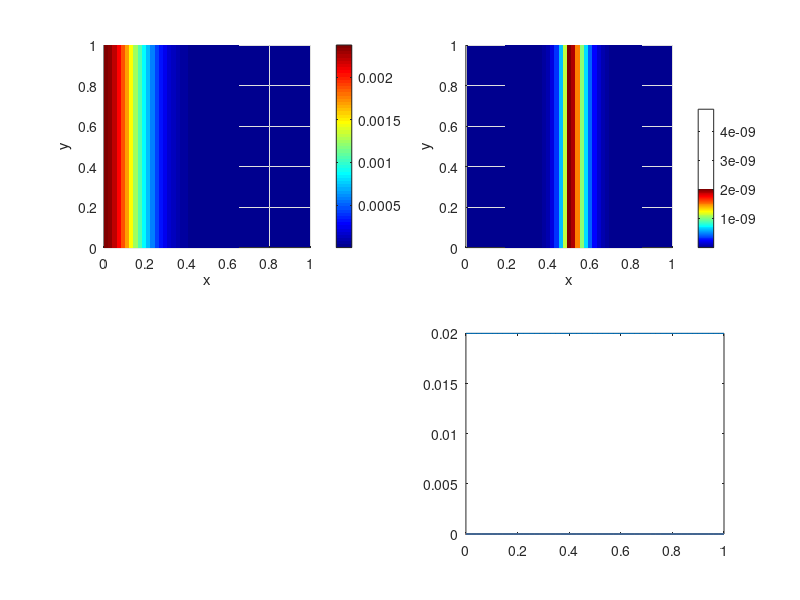

Write the MATLAB code that produced this figure. (Note: this script raises an error after producing the figure.)
% 2D Spatial Phenotypic Advection Diffusion Equation Solver (Matlab)

% 1. Define Parameters
Dx = 0.1;       % Spatial diffusion coefficient
chix = 0.05;     % Chemotaxis coefficient
chia = 0.1;     % Phenotypic advection coefficient


% Define the spatial domain
xmin = 0.0; xmax = 1.0;
ymin = 0.0; ymax = 1.0;
nx = 50;
ny = 50;
dx = (xmax - xmin) / (nx - 1);
dy = (ymax - ymin) / (ny - 1);
x = linspace(xmin, xmax, nx);
y = linspace(ymin, ymax, ny);
[X, Y] = meshgrid(x, y);

% Define the phenotypic domain
amin = 0.0; amax = 1.0;
na = 50;
da = (amax - amin) / (na - 1);
a = linspace(amin, amax, na);

% Define time parameters
t_start = 0.0;
t_end = 10.0;
dt = 0.001;
num_steps = floor((t_end - t_start) / dt);

% 2. Initialize Solution
u = zeros(nx, ny, na);
u(1,:,1) = 1;
u = u/sum(u(:));

Ic = zeros(nx,ny,na);
Ic(round(0.5*nx):end,:,:) = 1;


rho_minus = 0;
rho_plus = 1;

% Define the chemoattractant concentration C(x, y)
[Y,X, A] = meshgrid(y,x,a);
C_m = X/xmax;

figure;
tic;
% 3. Time Loop
for n = 1:num_steps
    u_new = u; % Initialize u_new with the current u


    % Loop through each cell
    % for i = 1:nx
        % for j = 1:ny
            for k = 1:na
                dudt = 0.0;

                % --- Spatial Diffusion Term ---
                % x-direction

                flux_west_diff = Dx * (u(2:end, :, k) - u(1:end-1, :, k)) / dx;
                flux_west_diff = cat(1, zeros(1,ny), flux_west_diff);

                flux_east_diff = Dx * (u(2:end, :, k) - u(1:end-1, :, k)) / dx;
                flux_east_diff = cat(1, flux_east_diff, zeros(1,ny));
                laplacian_u = (flux_east_diff - flux_west_diff) / dx;

                % y-direction
                flux_south_diff = Dx * (u(:, 2:end, k) - u(:, 1:end-1, k)) / dy;
                flux_south_diff = cat(2, zeros(nx,1), flux_south_diff);
                
                flux_north_diff = Dx * (u(:, 2:end, k) - u(:, 1:end-1, k)) / dy;
                flux_north_diff = cat(2, flux_north_diff, zeros(nx,1));
                
                laplacian_u = laplacian_u + (flux_north_diff - flux_south_diff) / dy;

                dudt = dudt + laplacian_u;

                % --- Chemotaxis Term ---
                % x-direction
                dCdx = (C_m(2:end, :, k) - C_m(1:(end-1),:, k)) / dx;

                u_west = 0.5 * (u(2:end, :, k) + u(1:end-1, :, k)); % Central difference for u at face
                flux_west_chem = -chix .* u_west .* dCdx; % Note the index for gradCx
                flux_west_chem = cat(1, zeros(1,ny), flux_west_chem);

                u_east = 0.5 * (u(2:end, :, k) + u(1:end-1, :, k)); % Central difference for u at face
                flux_east_chem = -chix * u_east .* dCdx;   % Note the index for gradCx
                flux_east_chem = cat(1, flux_east_chem, zeros(1,ny));
                
                div_chemotaxis = (flux_east_chem - flux_west_chem) / dx;

                % y-direction
                dCdy = (C_m(:, 2:end,k) - C_m(:,1:(end-1),k)) / dy;

                u_south = 0.5 * (u(:, 2:end, k) + u(:, 1:end-1, k)); % Central difference for u at face
                flux_south_chem = -chix .* u_south .* dCdy; % Note the index for gradCy
                flux_south_chem = cat(2, zeros(nx,1), flux_south_chem);

                u_north = 0.5 * (u(:, 2:end, k) + u(:, 1:end-1, k)); % Central difference for u at face
                flux_north_chem = -chix .* u_north .* dCdy;   % Note the index for gradCy
                flux_north_chem  = cat(2, flux_north_chem, zeros(nx,1));

                div_chemotaxis = div_chemotaxis + (flux_north_chem - flux_south_chem) / dy;

                dudt = dudt - div_chemotaxis;

                % --- Phenotypic Advection Term ---
                a_plus_half_a = (A(:,:,min(k + 1, na)) + A(:,:,k)) / 2;
                f_k_plus_half = (rho_plus .* (1 - a_plus_half_a./amax) .* Ic(:,:, k) - rho_minus .* a_plus_half_a./amax .* (1-Ic(:,:, k)) ) ;
                % f_k_plus_half = (1 - a_plus_half_a./amax) .*  Ic(:,:, k);
                % f_k_plus_half = f((a(min(k + 1, na)) + a(k)) / 2);
                u_upwind_plus = u(:, :, min(k + 1, na)) .*(chia * f_k_plus_half <= 0) + u(:, :, k) .* (chia * f_k_plus_half > 0);
                
                a_minus_half_a = (A(:,:,k) + A(:,:,(max(1, k - 1))) ) / 2;
                % a_minus_half_a = (a(k) + a((max(1, k - 1))) ) / 2;
                f_k_minus_half = (rho_plus .* (1 - a_minus_half_a./amax) .* Ic(:,:, k) - rho_minus .* a_minus_half_a./amax .* (1-Ic(:,:, k)) ) ;
                % f_k_minus_half = (1 - a_minus_half_a./amax) .*  Ic(:,:, k);
                % f_k_minus_half = f((a(k) + a(max(1, k - 1))) / 2);
                u_upwind_minus = u(:, :, k) .*(chia * f_k_minus_half <= 0) + u(:, :, max(1, k - 1)) .* (chia * f_k_minus_half > 0);

                flux_a_plus = chia .* f_k_plus_half .* u_upwind_plus;
                flux_a_minus = chia .* f_k_minus_half .* u_upwind_minus;

                if k == 1 % Boundary in a (no flux)
                    flux_a_minus = zeros(nx,ny,1);
                end
                if k == na % Boundary in a (no flux)
                    flux_a_plus = zeros(nx,ny,1);
                end

                adv_phenotype = -(flux_a_plus - flux_a_minus) / da;
                dudt = dudt + adv_phenotype;

                % Update u
                u_new(:, :, k) = u(:, :, k) + dt * dudt;
            end
        % end
    % end
    u = u_new;

    % Optional: Visualize the solution at certain time steps
    if mod(n, 100) == 0
        clf;
    
        subplot(2,2,1)
        u_slice = squeeze(sum(u,3));
        surf(x, y, u_slice', 'EdgeColor','none');
        colorbar;
        xlabel('x');
        ylabel('y');
        colormap('jet');
        view(2)
        axis([0 ymax 0 xmax])
    
        av_a = zeros(nx, ny);
        for ix=1:nx
            for iy=1:ny
                av_a(ix,iy) = a*squeeze(u(ix,iy,:));
            end
        end
        av_a = av_a/amax*sum(u(:));

    
        subplot(2,2,2)
        surf(x, y, av_a', 'EdgeColor','none');
        colorbar;
        xlabel('x');
        ylabel('y');
        colormap('jet');
        view(2)
        axis([0 ymax 0 xmax])
        

        subplot(2,2,4)
        plot(a, squeeze(sum(u,[1,2])))
        axis([0 max(a) 0 max(squeeze(sum(u,[1,2])))])

    
        sgtitle(['time = ', num2str(dt*n), ' mass = ', num2str(sum(u(:)))])
        drawnow;
    end
end
toc;

disp('Simulation finished.');

% Optional: Visualize the final solution
% figure(2);
% slice(X, Y, a, u(:, :, :), [0.5], [0.5], [amin, (amin+amax)/2, amax]);
% xlabel('x'); ylabel('y'); zlabel('a');
% title(['Final Solution at Time: ', num2str(t_end)]);
% colorbar;